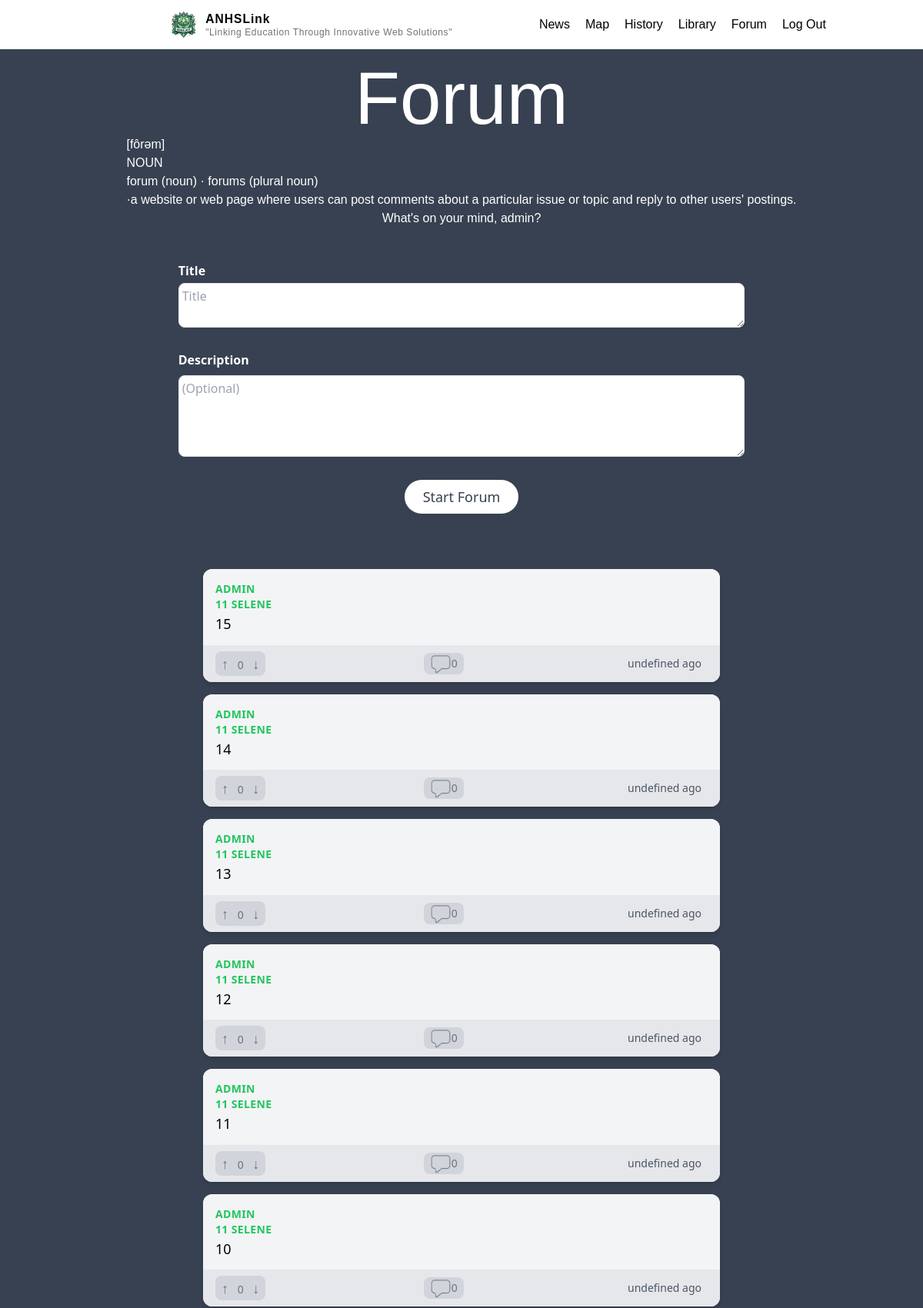
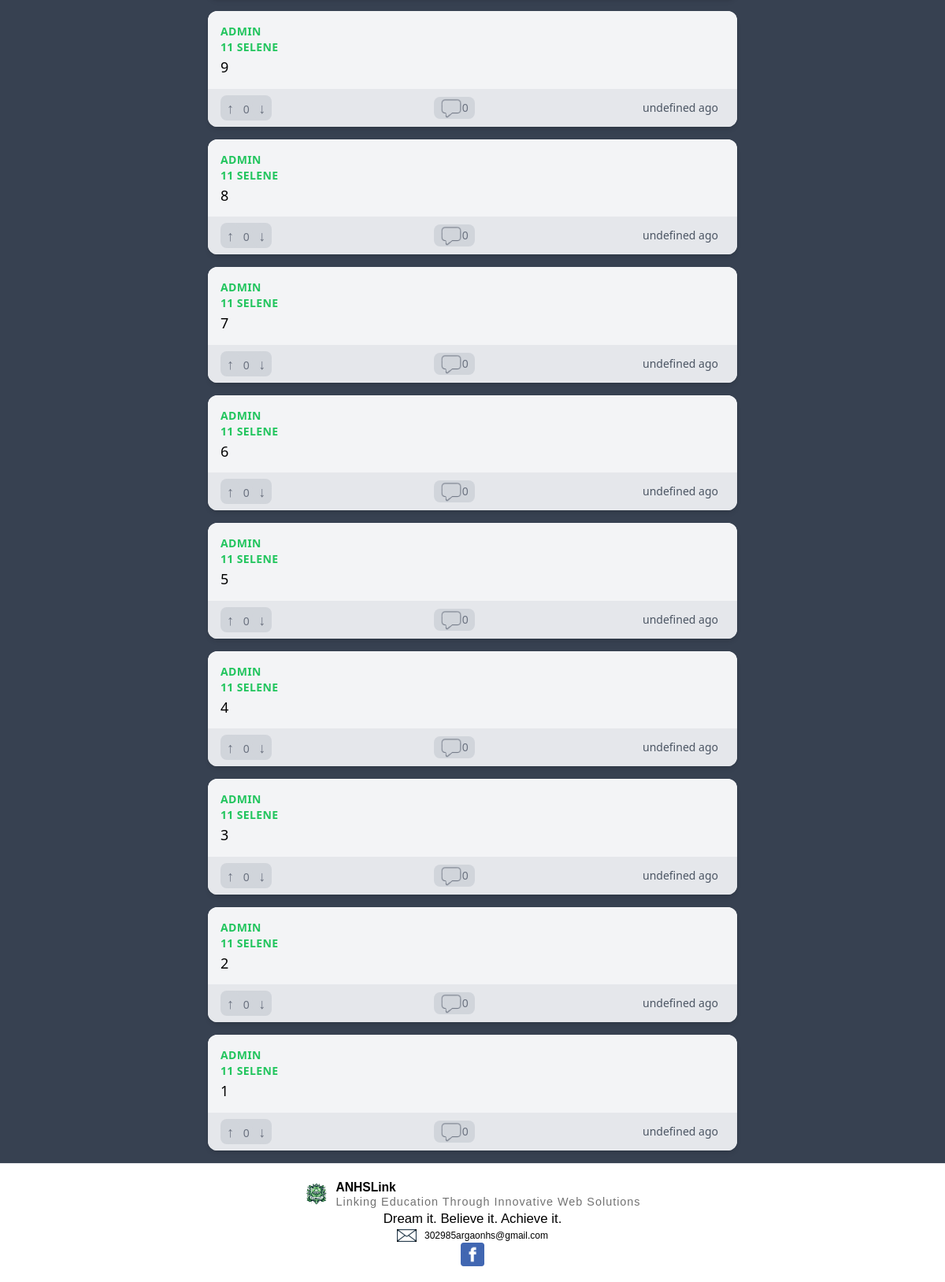
/forum (signed in), run on the app's committed database (2 pictures, top to bottom).
### authentication/models.py (models this page shows)
class Profile(models.Model):
    user = models.OneToOneField(User, on_delete=models.CASCADE, related_name="profile")
    grade = models.IntegerField()
    section = models.CharField(default='Selene', max_length=20)
    email = models.EmailField(default="haha@gmail.com")
    def __str__(self):
        return self.user.username

### main/models.py (models this page shows, shortened)
class Forum (models.Model):
    author = models.ForeignKey(User, on_delete=models.CASCADE, related_name="author")
    title = models.CharField(max_length=200, default="")
    description = models.CharField(max_length=400, default="",blank=True)
    uploaded_at = models.DateTimeField(auto_now_add=True)
    likes = models.IntegerField(default=0)
    def comment_count(self):
        return self.comments.count()

### main/views.py (the view)
# urls.py: path("forum", views.forum, name="forum"),
@login_required(login_url="/login")
def forum(request):
    if request.method == 'POST':
        form = ForumForm(request.POST)
        if form.is_valid():
            forum = form.save(commit=False)
            forum.author = request.user
            forum.save()
            return redirect("/forum")
    else:
        form = PostForm()
    forums = Forum.objects.all().order_by('-uploaded_at')
    return render(request,"main/forum.html",{
        "forums":forums,
        "form":form,
        "user":request.user.profile
        } )

### main/forms.py
class PostForm(forms.ModelForm):
    class Meta:
        model = Post
        fields = ["title", "description"]

### main/templates/main/forum.html (shortened to what this page needs)
{% extends "main/base.html" %}
{% load static %}
{% block body %}
<div class="flex bg-gray-700 justify-center">
  <div class="max-w-screen-lg ">
    <div class="bg-gray-700 text-center  text-white p-4 font-normal">
      <h1 class="text-8xl">Forum</h1>
      <p class="text-left">[fôrəm]</p>
      <p class="text-left">NOUN</p>
      <p class="text-left">forum (noun) · forums (plural noun) </p>
      <p>·a website or web page where users can post comments about a particular issue or topic and reply to other
        users'
        postings.</p>
        <p> What's on your mind, {{user}}? </p>
    </div>
    <div class="flex justify-center items-center pt-5 pb-16 bg-gray-700">
      <form method="POST" id="formFurom"class="p-2 md:p-2 w-5/6 bg-gray-700 rounded-lg bottom-10 " action="{% url 'forum' %}">
        <div class="mb-6">
          <label for="title" class="block mb-1 text-md font-semibold text-white">Title </label>
          <textarea id="title" maxlength="200" name="title" type="text" placeholder="Title"
            class="w-full px-1 py-1 border rounded-lg text-gray-800 focus:outline-none focus:ring-2 focus:ring-blue-500 focus:border-transparent"
            required></textarea>
        </div>
        <div class="mb-6">
          <label for="description" class="block mb-2 text-md font-semibold text-white">Description </label>
          <textarea id="description" maxlength="400" name="description" rows="4" placeholder="(Optional)"
            class="w-full px-1 py-1  border rounded-lg text-gray-800 focus:outline-none focus:ring-2 focus:ring-blue-500 focus:border-transparent"
            ></textarea>
        </div>
        <div class="flex justify-center">
          <input id="submit" type="submit" value="Start Forum"
            class="cursor-pointer px-6 py-2 text-lg rounded-full text-gray-700 bg-gradient-to-r from-white to-white  hover:from-blue-700 hover:to-blue-500 focus:outline-none focus:ring-4 focus:ring-blue-300">
        </div>
      </form>
    </div>
  </div>
</div>
{% for forum in forums %}
<div class="bg-gray-700">
  <a href="{% url 'forum_comment'  forum.id %}">
    <div class="max-w-md mx-auto bg-white rounded-xl shadow-md overflow-hidden md:max-w-2xl mb-4">
      <div class="md:flex bg-gray-100">
        <div class="p-4 size-full  ">
          <div class="uppercase tracking-wide text-sm text-green-500 font-semibold author">{{forum.author.username}}
          </div>
          <div class="uppercase tracking-wide text-sm text-green-500 font-semibold author">
            {{forum.author.profile.grade}} {{ forum.author.profile.section }}</div>
          <div class="block mt-1 text-lg leading-tight font-medium text-black ">{{forum.title}}</div>
        </div>
      </div>
  </a>
  <div class="px-4 py-2 bg-gray-200 flex justify-between">
    <span class="text-sm text-gray-500 bg bg-gray-300 rounded-lg">
      <button class="px-2 py-0.5 text-lg font-extrabold bg-gray-300 rounded-full">&#8593;</button>
      {{forum.likes}}
      <button class="px-2  py-0.5 text-lg font-extrabold bg-gray-300 rounded-full">&#8595;</button>
    </span>
    <a href="{% url 'forum_comment'  forum.id %}" class="flex items-center"><span
        class="text-sm text-gray-500 bg-gray-300 rounded-lg flex items-center px-2"><img
          src="{% static 'pictures/comment.png' %}" class="size-7">{{forum.comment_count}}</span></a>
    <span class="time text-sm text-gray-600 flex items-center px-2">{{forum.uploaded_at}}</span>
  </div>
</div>
{% empty %}
<p class="m-3 text-center text-gray-500">No posts</p>
{% endfor %}
{% endblock %}</div>

### authentication/static/styles/styles.css (style rules this page uses)
body { margin: 0; padding: 0; }
h1 { font-family: sans-serif; }
a { text-decoration: none; }
p { font-family: sans-serif; }

### data on the page
Profile: user.username "admin"
Forum: author.username "ADMIN", author.profile.grade "11", author.profile.section "SELENE", title "15", likes "0", comment_count "0"
Forum: author.username "ADMIN", author.profile.grade "11", author.profile.section "SELENE", title "14", likes "0", comment_count "0"
Forum: author.username "ADMIN", author.profile.grade "11", author.profile.section "SELENE", title "13", likes "0", comment_count "0"
Forum: author.username "ADMIN", author.profile.grade "11", author.profile.section "SELENE", title "12", likes "0", comment_count "0"
Forum: author.username "ADMIN", author.profile.grade "11", author.profile.section "SELENE", title "11", likes "0", comment_count "0"
Forum: author.username "ADMIN", author.profile.grade "11", author.profile.section "SELENE", title "10", likes "0", comment_count "0"
Forum: author.username "ADMIN", author.profile.grade "11", author.profile.section "SELENE", title "9", likes "0", comment_count "0"
Forum: author.username "ADMIN", author.profile.grade "11", author.profile.section "SELENE", title "8", likes "0", comment_count "0"
Forum: author.username "ADMIN", author.profile.grade "11", author.profile.section "SELENE", title "7", likes "0", comment_count "0"
Forum: author.username "ADMIN", author.profile.grade "11", author.profile.section "SELENE", title "6", likes "0", comment_count "0"
Forum: author.username "ADMIN", author.profile.grade "11", author.profile.section "SELENE", title "5", likes "0", comment_count "0"
Forum: author.username "ADMIN", author.profile.grade "11", author.profile.section "SELENE", title "4", likes "0", comment_count "0"
Forum: author.username "ADMIN", author.profile.grade "11", author.profile.section "SELENE", title "3", likes "0", comment_count "0"
Forum: author.username "ADMIN", author.profile.grade "11", author.profile.section "SELENE", title "2", likes "0", comment_count "0"
Forum: author.username "ADMIN", author.profile.grade "11", author.profile.section "SELENE", title "1", likes "0", comment_count "0"
